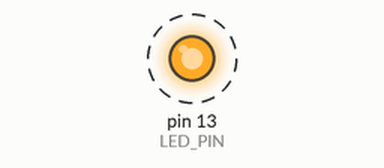
Bench run of a sketch on a simulated Arduino Uno, built with avr-gcc and run on an emulated ATmega328P. Parts: output pins drawn as LEDs (lit = HIGH). Dashed ring = blinking.

Above: at 0.2 s.
Timing chart, 0 to 3.0 s (numbered marks = the images above):
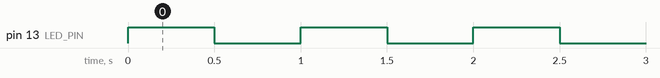

Measured:
- by itself, pin 13 (LED_PIN): alternates HIGH for 0.50 s and LOW for 0.50 s

The sketch:

01-blink.ino
```cpp
/*
  Proje 01 – Blink (LED Yak/Söndür)
  Amaç: Kart üzerindeki dahili LED’i belirli aralıklarla yakıp söndürerek
  kartın, portun ve IDE yükleme sürecinin doğru çalıştığını doğrulamak.
*/

// Arduino kartlarda dahili LED pini (UNO'da genellikle D13)
const int LED_PIN = LED_BUILTIN;

void setup() {
  // setup(): Kart açıldığında veya reset atıldığında 1 kez çalışır.
  // LED pinini çıkış (OUTPUT) olarak ayarlıyoruz; böylece HIGH/LOW verebiliriz.
  pinMode(LED_PIN, OUTPUT);
}

void loop() {
  // loop(): setup() bittikten sonra sonsuz döngüde tekrar tekrar çalışır.

  // LED'i yak (pinde 5V seviyesine yakın bir seviye üretir)
  digitalWrite(LED_PIN, HIGH);

  // 500 ms bekle (1 saniyenin yarısı)
  delay(500);

  // LED'i söndür (pini 0V seviyesine çeker)
  digitalWrite(LED_PIN, LOW);

  // 500 ms bekle
  delay(500);
}
```
